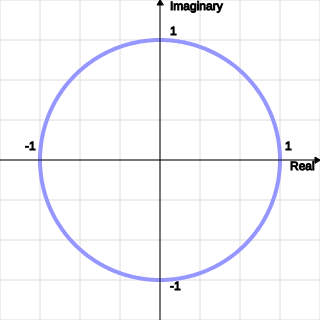
Frame 1 (no input)
Frame 60 (no input): identical to frame 1, image omitted
Frame 120 (the mouse pressed at the canvas centre since frame 60): identical to frame 1, image omitted

The p5.js sketch that drew this single still picture (run headless with seeded random() and noise() and a simulated clock; from frame 60 on, the mouse is pressed at the canvas centre):

// p5.js sketch
// ── sketch.js
let x = []
let y = []
let theta = []
let r = []
var ii

function setup() {
  createCanvas(320, 320);

  ii = 0;
  for (var i = 0; i < 2 * PI; i += 0.01) {
    theta[ii] = i;
    r[ii] = 40 * 3;

    x[ii] = r[ii] * cos(theta[ii])
    y[ii] = r[ii] * sin(theta[ii])
    ii++
  }
}

function draw() {
  background(255);

  // 격자 그리기
  stroke(220)
  for (var i = 0; i < height + 1; i += 40) {
    line(0, i, width, i) // 가로선 그리기
  }
  for (i = 0; i < width + 1; i += 40) {
    line(i, 0, i, height) // 세로선 그리기
  }

  // 원 그리기
  noFill()
  strokeWeight(4)
  stroke(150,150, 255)
  beginShape()
  for (i = 0; i < x.length; i++) {
    vertex(x[i] + width/2, y[i]+height/2)
  }
  endShape()

  strokeWeight(1)
  stroke(0)
  // x축 그리기
  line(0, height/2, width, height/2)
  fill(0)
  triangle(width, height/2, width-5, height/2-3, width-5, height/2+3)
  text("Real",width-30, height/2+10)

  text("1", width-35, height/2-10)
  text("-1", 25, height/2-10)

  // y축 그리기
  line(width/2, height, width/2, 0)
  triangle(width/2, 0, width/2-3, 0+5, width/2+3, 0+5)
  text("Imaginary", width/2+10, 10)
  text("1", width/2+10, 35)
  text("-1", width/2+10, height - 30)
}
